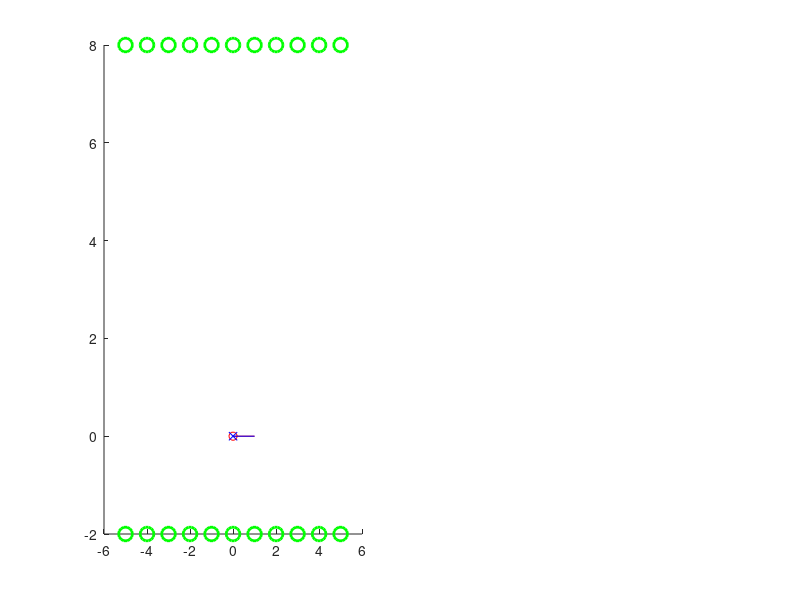

Source code (MATLAB): (Note: this script raises an error after producing the figure.)
% Extended Kalman Filter SLAM example
clear;clc;

% Time
Tf = 40;
dt = 0.5;
T = 0:dt:Tf;

% Initial Robot State
x0 = [0 0 0]';

% Control inputs
u = ones(2, length(T));
u(2,:)=0.3*u(2,:);

% Motion Disturbance model
R = [0.001 0 0; 
     0 0.001 0; 
     0 0 0.001];
[RE, Re] = eig(R);

% Prior over robot state
mu0r = [0 0 0]'; % mean (mu)
S0rr = 0.00000000001*eye(3);% covariance (Sigma)

% Feature Map
%M = 10;
%map = 8*rand(2,M);
map = [-5:1:5 5:-1:-5; -2*ones(1,11) 8*ones(1,11)];
M = length(map);
% Prior over feature map
mu0m = zeros(2*M,1);
S0mm = 100*eye(2*M);
newfeature = ones(M,1);

%Measurement model
rmax = 5; % Max range
thmax = pi/4; % 1/2 Field of view

% Measurement noise
Qi = [0.00001 0; 
     0 0.00001];

[QiE, Qie] = eig(Qi);


% Simulation Initializations
n = length(R(:,1)); % Number of vehicle states
xr = zeros(n,length(T)); % Vehicle states 
xr(:,1) = x0;
N = n+2*M;
m = length(Qi(:,1)); % Number of measurements per feature 
y = zeros(m*M,length(T)); % Measurements

mu = [mu0r; mu0m];
S = [S0rr zeros(n,2*M);  zeros(2*M,n) S0mm];
%S = [S0rr 100*ones(n,2*M);  100*ones(2*M,n) S0mm];

mu_S = zeros(N,length(T)); % Belief
mu_S(:,1) = mu;

%% Plot results
t=1;
    figure(1);clf; 
    subplot(1,2,1); hold on;
    plot(map(1,:),map(2,:),'go', 'MarkerSize',10,'LineWidth',2);
    plot(xr(1,1:t),xr(2,1:t), 'ro--')
    plot([xr(1,t) xr(1,t)+1*cos(xr(3,t))],[xr(2,t) xr(2,t)+1*sin(xr(3,t))], 'r-')
    plot(mu_S(1,1:t),mu_S(2,1:t), 'bx--')
    plot([mu_S(1,t) mu_S(1,t)+1*cos(mu_S(3,t))],[mu_S(2,t) mu_S(2,t)+1*sin(mu_S(3,t))], 'b-')
    mu_pos = [mu(1) mu(2)];
    S_pos = [S(1,1) S(1,2); S(2,1) S(2,2)];
    error_ellipse(S_pos,mu_pos,0.75);
    error_ellipse(S_pos,mu_pos,0.95);

    for i=1:M
          if (~newfeature(i))
              fi = 2*(i-1)+1;
              fj = 2*i;
              plot([xr(1,t) xr(1,t)+y(fi,t)*cos(y(fj,t)+xr(3,t))], [xr(2,t) xr(2,t)+y(fi,t)*sin(y(fj,t)+xr(3,t))], 'c');
              plot(mu(3+fi),mu(3+fj), 'gx')
              mu_pos = [mu(3+fi) mu(3+fj)];
              S_pos = [S(3+fi,3+fi) S(3+fi,3+fj); S(3+fj,3+fi) S(3+fj,3+fj)];
              error_ellipse(S_pos,mu_pos,0.75);
          end
    end
    axis equal
%     axis([-4 6 -1 7])
    title('SLAM with Range & Bearing Measurements')
    
    subplot(1,2,2);
    image(10000*S);
    colormap('gray');
    title('Covariance matrix')
    F(t) = getframe(gcf);

    
%% Main loop
for t=2:length(T)
    %% Simulation
    % Select a motion disturbance
    e = RE*sqrt(Re)*randn(n,1);
    % Update robot state
    xr(:,t) = [xr(1,t-1)+u(1,t)*cos(xr(3,t-1))*dt;
              xr(2,t-1)+u(1,t)*sin(xr(3,t-1))*dt;
              xr(3,t-1)+u(2,t)*dt] + e;

    % Take measurements
    % For each feature
    flist = zeros(M,1);
    for i=1:M
        % If feature is visible
        if (inview(map(:,i),xr(:,t),rmax,thmax))
            flist(i) = 1;
            % Select a motion disturbance
            d = QiE*sqrt(Qie)*randn(m,1);
            % Determine measurement
            y(2*(i-1)+1:2*i,t) = [sqrt((map(1,i)-xr(1,t))^2 + (map(2,i)-xr(2,t))^2);
                atan2(map(2,i)-xr(2,t),map(1,i)-xr(1,t))-xr(3,t)] + d;
        end
    end
    
    %% Extended Kalman Filter Estimation
    % Prediction update
    mu(1:3) = [mu(1)+u(1,t)*cos(mu(3))*dt;
           mu(2)+u(1,t)*sin(mu(3))*dt;
           mu(3)+u(2,t)*dt];
    
    Gt = [ 1 0 -u(1,t)*sin(mu(3))*dt;
           0 1 u(1,t)*cos(mu(3))*dt;
           0 0 1];
    
    S(1:n,1:n) = Gt*S(1:n,1:n)*Gt' + R;

    
    % Measurement update
    for i=1:M
        if (flist(i))
            % Feature initialization
            if (newfeature(i) == 1)
                mu(3+2*(i-1)+1) = mu(1)+y(2*(i-1)+1,t)*cos(y(2*i,t)+mu(3));
                mu(3+2*i) = mu(2)+y(2*(i-1)+1,t)*sin(y(2*i,t)+mu(3));
                newfeature(i) = 0;
            end
            % Linearization
            % Predicted range
            dx = mu(3+2*(i-1)+1)-mu(1);
            dy = mu(3+2*i)-mu(2);
            rp = sqrt((dx)^2+(dy)^2);

            Fi = zeros(5,N);
            Fi(1:n,1:n) = eye(n);
            Fi(4:5,3+2*(i-1)+1:3+2*i) = eye(2);
            Ht = [ -dx/rp ...
                -dy/rp ...
                0 ...
                dx/rp ...
                dy/rp;
                dy/rp^2 ...
                -dx/rp^2 ...
                -1 ...
                -dy/rp^2 ...
                dx/rp^2]*Fi;

            I = y(2*(i-1)+1:2*i,t)-[rp;
                (atan2(dy,dx) - mu(3))];
 
            % Measurement update
            K = S*Ht'*inv(Ht*S*Ht'+Qi);
            mu = mu + K*I;
            S = (eye(n+2*M)-K*Ht)*S;
        end
    end
 
    % Store results
    mu_S(:,t) = mu;


    %% Plot results
    figure(1);clf; 
    subplot(1,2,1); hold on;
    plot(map(1,:),map(2,:),'go', 'MarkerSize',10,'LineWidth',2);
    plot(xr(1,1:t),xr(2,1:t), 'ro--')
    plot([xr(1,t) xr(1,t)+1*cos(xr(3,t))],[xr(2,t) xr(2,t)+1*sin(xr(3,t))], 'r-')
    plot(mu_S(1,1:t),mu_S(2,1:t), 'bx--')
    plot([mu_S(1,t) mu_S(1,t)+1*cos(mu_S(3,t))],[mu_S(2,t) mu_S(2,t)+1*sin(mu_S(3,t))], 'b-')
    mu_pos = [mu(1) mu(2)];
    S_pos = [S(1,1) S(1,2); S(2,1) S(2,2)];
    error_ellipse(S_pos,mu_pos,0.75);
    error_ellipse(S_pos,mu_pos,0.95);

    for i=1:M
          if (~newfeature(i))
              fi = 2*(i-1)+1;
              fj = 2*i;
              plot([xr(1,t) xr(1,t)+y(fi,t)*cos(y(fj,t)+xr(3,t))], [xr(2,t) xr(2,t)+y(fi,t)*sin(y(fj,t)+xr(3,t))], 'c');
              plot(mu(3+fi),mu(3+fj), 'gx')
              mu_pos = [mu(3+fi) mu(3+fj)];
              S_pos = [S(3+fi,3+fi) S(3+fi,3+fj); S(3+fj,3+fi) S(3+fj,3+fj)];
              error_ellipse(S_pos,mu_pos,0.75);
          end
    end
    axis equal
%     axis([-4 6 -1 7])
    title('SLAM with Range & Bearing Measurements')
    
    subplot(1,2,2);
    image(10000*S);
    colormap('gray');
    title('Covariance matrix')
 
    F(t) = getframe(gcf);
end

